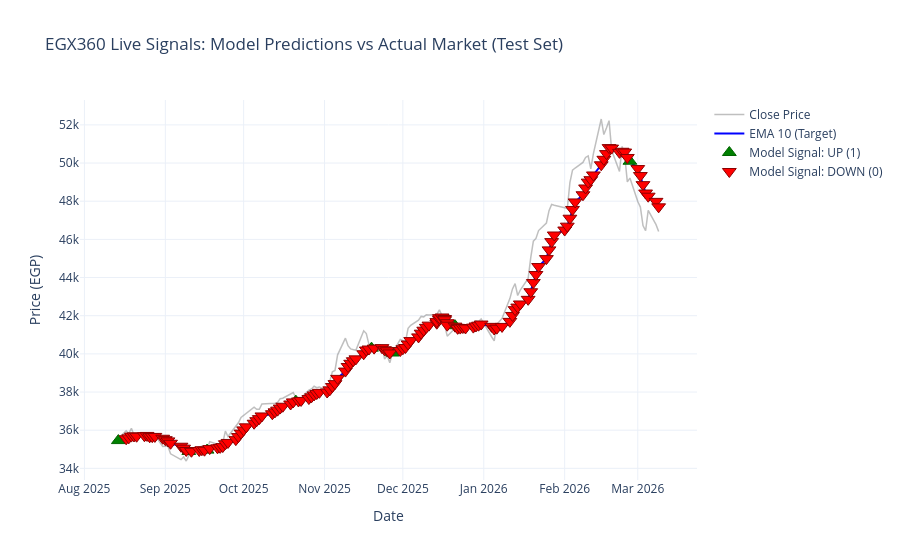

This figure's notebook cell:
### Markdown cell above
# Formatting the Chart

### Code cell
fig_test.update_layout(title='EGX360 Live Signals: Model Predictions vs Actual Market (Test Set)',
                       yaxis_title='Price (EGP)',
                       xaxis_title='Date',
                       template='plotly_white',
                       hovermode='x unified')
fig_test.show()

### Figure 1 — Plotly figure (JSON) as saved in the notebook; plotly's stock layout.template omitted (floating-point values rounded to 4 significant figures; data arrays with more than 128 entries replaced by an {"elided": "..."} marker saying what was removed)
{"data": [{"line": {"color": "rgba(128,128,128,0.5)", "width": 1.5}, "mode": "lines", "name": "Close Price", "type": "scatter", "x": {"elided": "150 str values"}, "y": {"elided": "150 float values"}}, {"line": {"color": "blue", "width": 2}, "mode": "lines", "name": "EMA 10 (Target)", "type": "scatter", "x": {"elided": "150 str values"}, "y": {"elided": "150 float values"}}, {"marker": {"color": "green", "line": {"color": "darkgreen", "width": 1}, "size": 12, "symbol": "triangle-up"}, "mode": "markers", "name": "Model Signal: UP (1)", "type": "scatter", "x": ["2025-08-14T00:00:00.000000", "2025-09-10T00:00:00.000000", "2025-09-17T00:00:00.000000", "2025-10-21T00:00:00.000000", "2025-11-19T00:00:00.000000", "2025-11-27T00:00:00.000000", "2025-12-21T00:00:00.000000", "2026-02-26T00:00:00.000000"], "y": [35460.0, 34890.0, 34960.0, 37520.0, 40300.0, 40050.0, 41480.0, 50100.0]}, {"marker": {"color": "red", "line": {"color": "darkred", "width": 1}, "size": 12, "symbol": "triangle-down"}, "mode": "markers", "name": "Model Signal: DOWN (0)", "type": "scatter", "x": {"elided": "142 str values"}, "y": {"elided": "142 float values"}}], "layout": {"hovermode": "x unified", "title": {"text": "EGX360 Live Signals: Model Predictions vs Actual Market (Test Set)"}, "xaxis": {"title": {"text": "Date"}}, "yaxis": {"title": {"text": "Price (EGP)"}}}}
